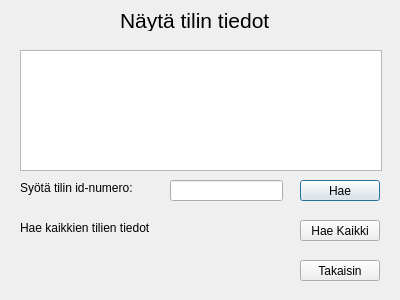
<?xml version="1.0" encoding="UTF-8"?>
<ui version="4.0">
 <class>nayta_tilin_tiedot</class>
 <widget class="QDialog" name="nayta_tilin_tiedot">
  <property name="geometry">
   <rect>
    <x>0</x>
    <y>0</y>
    <width>400</width>
    <height>300</height>
   </rect>
  </property>
  <property name="windowTitle">
   <string>Dialog</string>
  </property>
  <widget class="QTextBrowser" name="tbTiliInfo">
   <property name="geometry">
    <rect>
     <x>20</x>
     <y>50</y>
     <width>362</width>
     <height>121</height>
    </rect>
   </property>
  </widget>
  <widget class="QLineEdit" name="leTilinId">
   <property name="geometry">
    <rect>
     <x>170</x>
     <y>180</y>
     <width>113</width>
     <height>21</height>
    </rect>
   </property>
  </widget>
  <widget class="QLabel" name="label">
   <property name="geometry">
    <rect>
     <x>20</x>
     <y>180</y>
     <width>121</width>
     <height>16</height>
    </rect>
   </property>
   <property name="text">
    <string>Syötä tilin id-numero:</string>
   </property>
  </widget>
  <widget class="QPushButton" name="btnHaeTiedot">
   <property name="geometry">
    <rect>
     <x>300</x>
     <y>180</y>
     <width>80</width>
     <height>21</height>
    </rect>
   </property>
   <property name="text">
    <string>Hae</string>
   </property>
  </widget>
  <widget class="QPushButton" name="btnHaeKaikki">
   <property name="geometry">
    <rect>
     <x>300</x>
     <y>220</y>
     <width>80</width>
     <height>21</height>
    </rect>
   </property>
   <property name="text">
    <string>Hae Kaikki</string>
   </property>
  </widget>
  <widget class="QLabel" name="label_2">
   <property name="geometry">
    <rect>
     <x>20</x>
     <y>220</y>
     <width>141</width>
     <height>16</height>
    </rect>
   </property>
   <property name="text">
    <string>Hae kaikkien tilien tiedot</string>
   </property>
  </widget>
  <widget class="QLabel" name="label_3">
   <property name="geometry">
    <rect>
     <x>120</x>
     <y>10</y>
     <width>219</width>
     <height>21</height>
    </rect>
   </property>
   <property name="font">
    <font>
     <pointsize>16</pointsize>
    </font>
   </property>
   <property name="text">
    <string>Näytä tilin tiedot</string>
   </property>
  </widget>
  <widget class="QPushButton" name="btnTakaisin">
   <property name="geometry">
    <rect>
     <x>300</x>
     <y>260</y>
     <width>80</width>
     <height>21</height>
    </rect>
   </property>
   <property name="text">
    <string>Takaisin</string>
   </property>
  </widget>
 </widget>
 <resources/>
 <connections/>
</ui>
